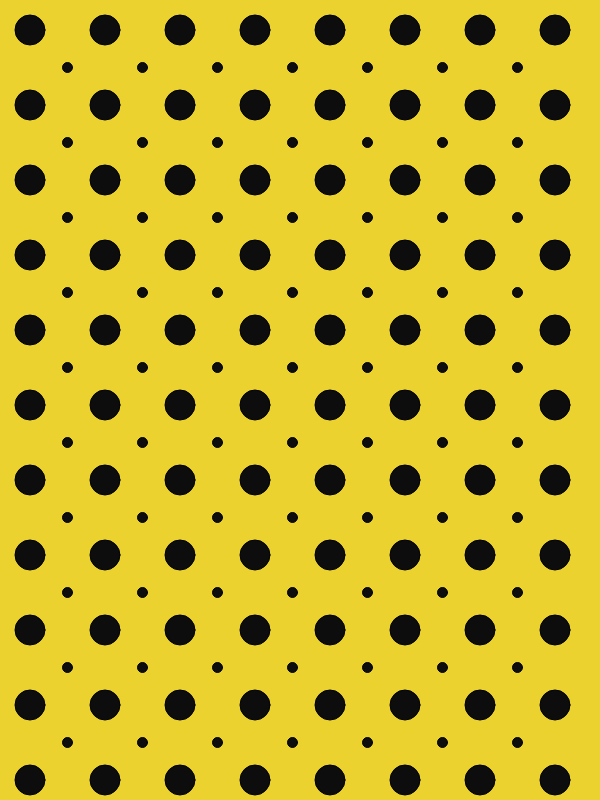
Frame 1 (no input)
Frame 60 (no input): identical to frame 1, image omitted
Frame 120 (the mouse pressed at the canvas centre since frame 60): identical to frame 1, image omitted

The p5.js sketch that drew this single still picture (run headless with seeded random() and noise() and a simulated clock; from frame 60 on, the mouse is pressed at the canvas centre):

// p5.js sketch
// ── sketch.js
function setup() {
  createCanvas(600, 800);
  background(235, 210, 47)
  for (let d = 30; d < 600; d+=75) {
    for (let c = 30; c < 900; c+=75) {
      fill(13, 13, 13);
      ellipse(d, c, 30, 30); 
      
    }
    
    
  }
  for (let d = 67.5; d < 570; d+=75) {
    for (let c = 67.5; c < 900; c+=75) {
      fill(13, 13, 13);
      ellipse(d, c, 10, 10); 
      
    }
    
    
  }
}

function draw() {
}
